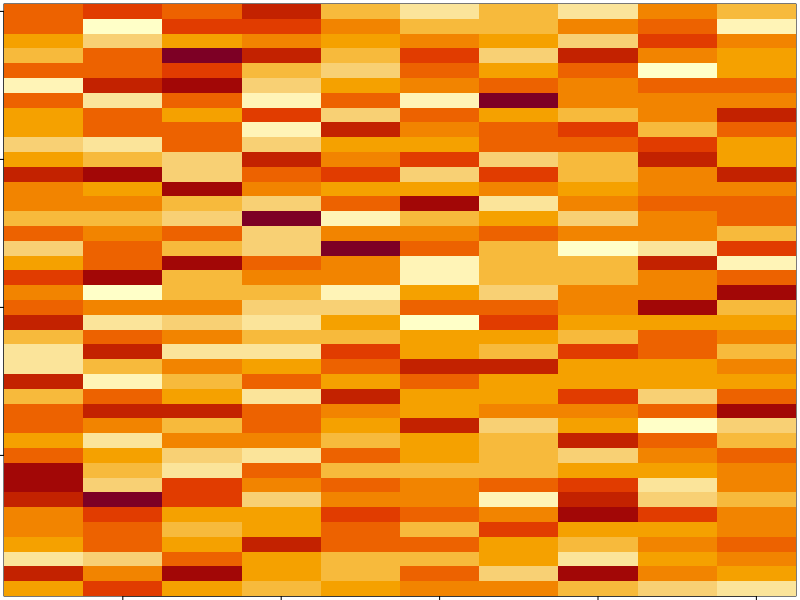
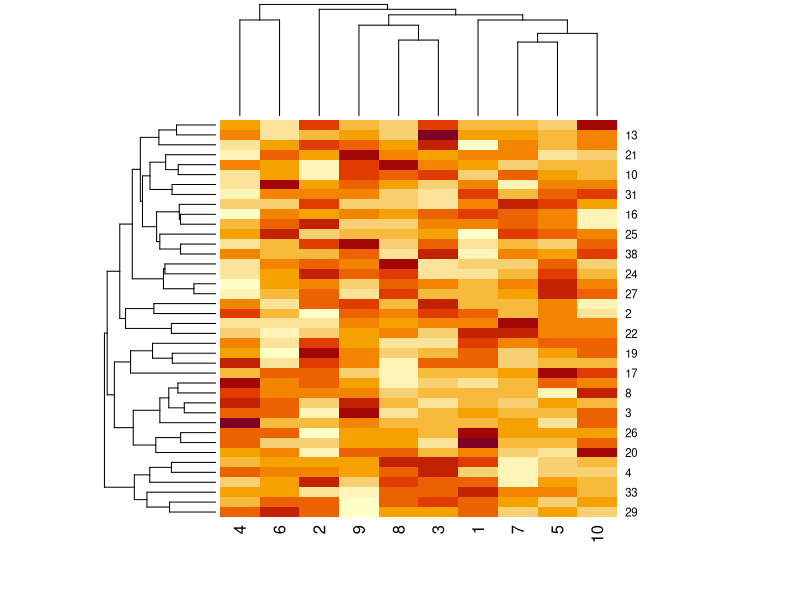
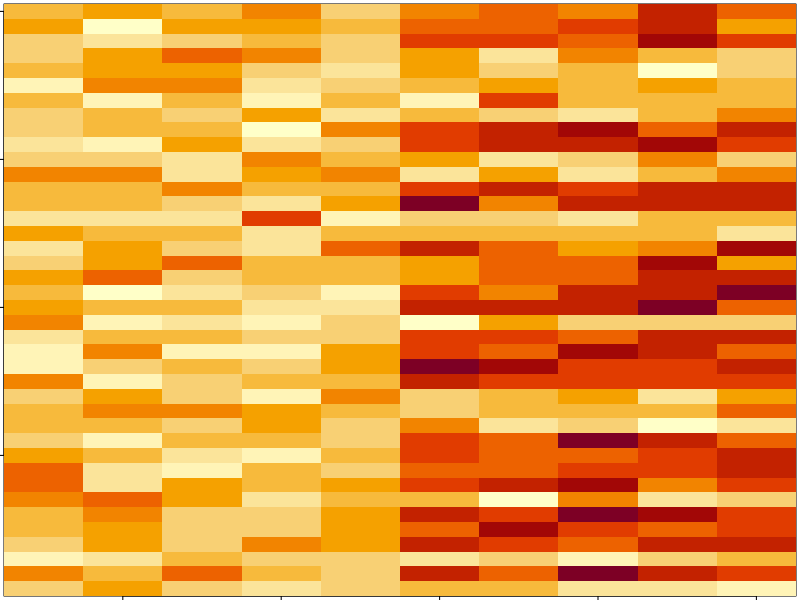
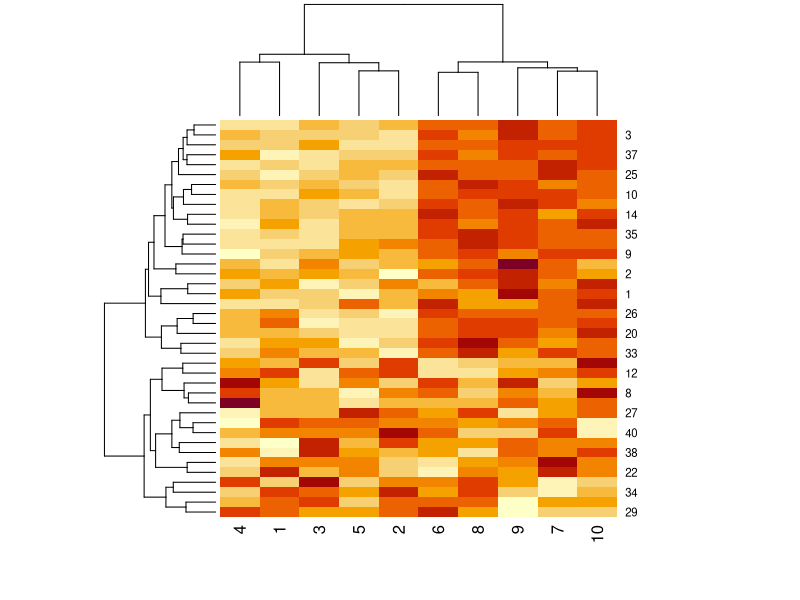
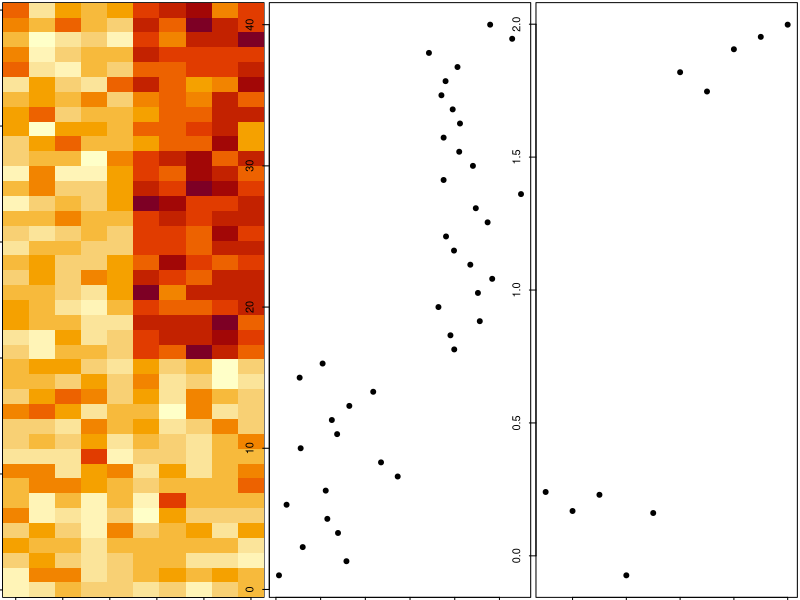
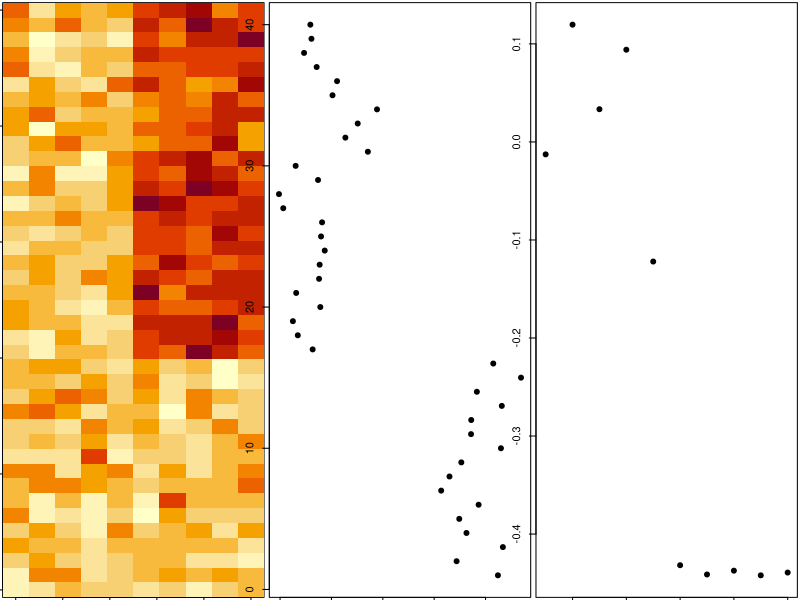
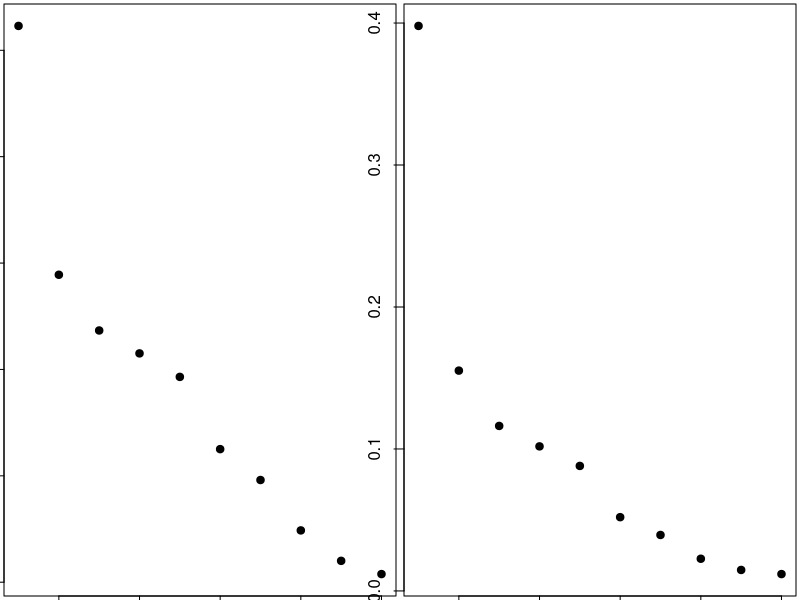
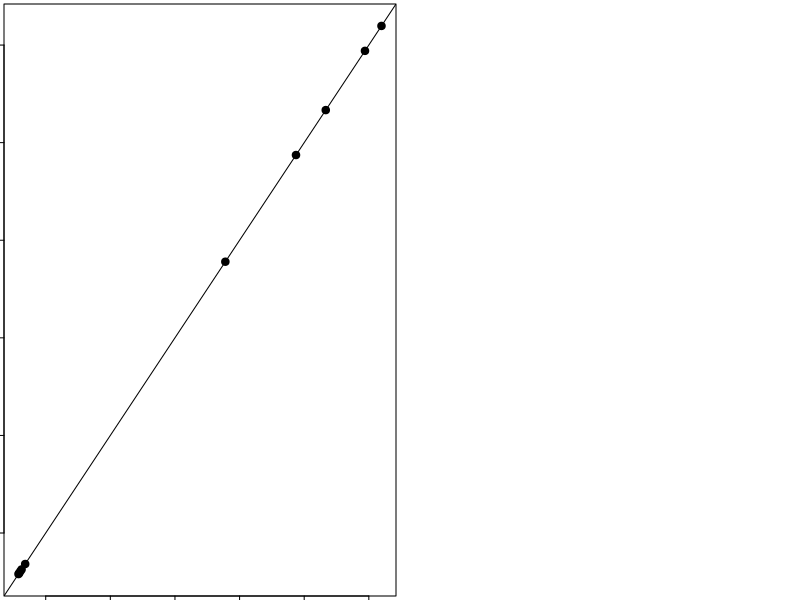

Generate these figures, in order, with R:
#dimension reduction

#principal componenets analysis
#singular value decomposition

#make a very noisy matrix

set.seed(12345)

par(mar = rep(.2,4))

dataMatrix <- matrix(rnorm(400), nrow = 40)

image(1:10,1:40,t(dataMatrix)[,nrow(dataMatrix):1])

#cluster the data in a dendrogram

par(mar = rep(.2,4))

heatmap(dataMatrix)

#add a pattern to the data

set.seed(678910)

for (i in 1:40) {
  #flip a coin
  coinFlip <- rbinom(1,size=1,prob=0.5)
  #if coin is heads add a common pattern to the row
  if (coinFlip) {
    dataMatrix[i,] <- dataMatrix[i,] + rep(c(0,3),each = 5)
  }
}

par(mar = rep(.2,4))
image(1:10,1:40,t(dataMatrix)[,nrow(dataMatrix):1])

#cluster it again

par(mar = rep(.2,4))

heatmap(dataMatrix)

#patterns in rows and columns

hh <- hclust(dist(dataMatrix))

dataMatrixOrdered <- dataMatrix[hh$order,]

par(mfrow = c(1,3))

image(t(dataMatrixOrdered)[,nrow(dataMatrixOrdered):1])

plot(rowMeans(dataMatrixOrdered),40:1,,xlab = "Row Mean",ylab = "Row",pch = 19)

plot(colMeans(dataMatrixOrdered),xlab = "Column", ylab = "Column Mean", pch = 19)

#useful thing is to compress data in way it can be understood

#singular value decomposition (svd) example

svd1 <- svd(scale(dataMatrixOrdered))

par(mfrow = c(1,3))

image(t(dataMatrixOrdered)[,nrow(dataMatrixOrdered):1])

plot(svd1$u[,1],40:1,,xlab = "Row",ylab = "First left singular vector",pch=19)

plot(svd1$v[,1],xlab = "Column",ylab = "First right singular vector",pch = 19)

#svd with variance

par(mfrow = c(1,2))

plot(svd1$d,xlab = "Column",ylab = "Singular value",pch=19)

plot(svd1$d^2/sum(svd1$d^2),xlab = "Column",ylab = "Prop. of variance explained",pch = 19)

#relationship to principal components

svd1 <- svd(scale(dataMatrixOrdered))

pca1 <- prcomp(dataMatrixOrdered,scale = TRUE)

plot(pca1$rotation[,1],svd1$v[,1],pch=19,xlab= "Principal Component 1",ylab = "Right Singular Vector 1")

abline(c(0,1))

#more examples

constantMatrix <- dataMatrixOrdered*0

for(i in 1:dim(dataMatrixOrdered)[1]){constantMatrix[i,] <- rep(c(0,1),each=5)}

svd1 <- svd(constantMatrix)

par(mfrow = c(1,3))

image(t(constantMatrix)[,nrow(constantMatrix):1])

plot(svd1$d,xlab = "Column",ylab = "Singular value",pch=19)

plot(svd1$d^2/sum(svd1$d^2),xlab = "Column",ylab = "Prop. of variance explained",pch = 19)

#adding a second pattern

set.seed(678910)

for (i in 1:40) {
  #flip a coin
  coinFlip1 <- rbinom(1,size=1,prob=0.5)
  coinFlip2 <- rbinom(1,size=1,prob=0.5)
  #if coin is heads add a common pattern to the row
  if (coinFlip1) {
    dataMatrix[i,] <- dataMatrix[i,] + rep(c(0,3),each = 5)
  }
  if (coinFlip2) {
    dataMatrix[i,] <- dataMatrix[i,] + rep(c(0,3), 5)
  }
}

hh <- hclust(dist(dataMatrix))

dataMatrixOrdered <- dataMatrix[hh$order,]

#svd true patterns

svd2 <- svd(scale(dataMatrixOrdered))

par(mfrow = c(1,3))

image(t(dataMatrixOrdered)[,nrow(dataMatrixOrdered):1])

plot(rep(c(0,1),each=5), xlab = "Column",ylab = "Pattern 1",pch=19)

plot(rep(c(0,1),5),xlab = "Column",ylab = "Pattern 2",pch = 19)

#patterns of variance in rows

svd2 <- svd(scale(dataMatrixOrdered))

par(mfrow = c(1,3))

image(t(dataMatrixOrdered)[,nrow(dataMatrixOrdered):1])

plot(svd2$v[,1], xlab = "Column",ylab = "First right singular vector",pch=19)

plot(svd2$v[,2],xlab = "Column",ylab = "Second right singular vector",pch = 19)

